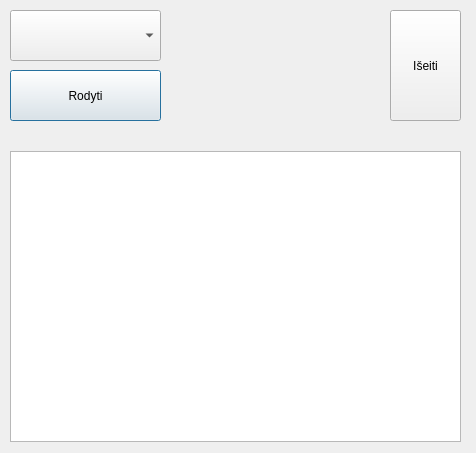
<?xml version="1.0" encoding="UTF-8"?>
<ui version="4.0">
 <class>ViewUI</class>
 <widget class="QDialog" name="ViewUI">
  <property name="geometry">
   <rect>
    <x>0</x>
    <y>0</y>
    <width>476</width>
    <height>453</height>
   </rect>
  </property>
  <property name="windowTitle">
   <string>Dialog</string>
  </property>
  <widget class="QListView" name="listView">
   <property name="geometry">
    <rect>
     <x>10</x>
     <y>151</y>
     <width>451</width>
     <height>291</height>
    </rect>
   </property>
  </widget>
  <widget class="QPushButton" name="rodytiButton">
   <property name="geometry">
    <rect>
     <x>10</x>
     <y>70</y>
     <width>151</width>
     <height>51</height>
    </rect>
   </property>
   <property name="text">
    <string>Rodyti</string>
   </property>
  </widget>
  <widget class="QComboBox" name="comboBox">
   <property name="geometry">
    <rect>
     <x>10</x>
     <y>10</y>
     <width>151</width>
     <height>51</height>
    </rect>
   </property>
  </widget>
  <widget class="QPushButton" name="iseitiButton">
   <property name="geometry">
    <rect>
     <x>390</x>
     <y>10</y>
     <width>71</width>
     <height>111</height>
    </rect>
   </property>
   <property name="text">
    <string>Išeiti</string>
   </property>
  </widget>
 </widget>
 <resources/>
 <connections/>
</ui>
